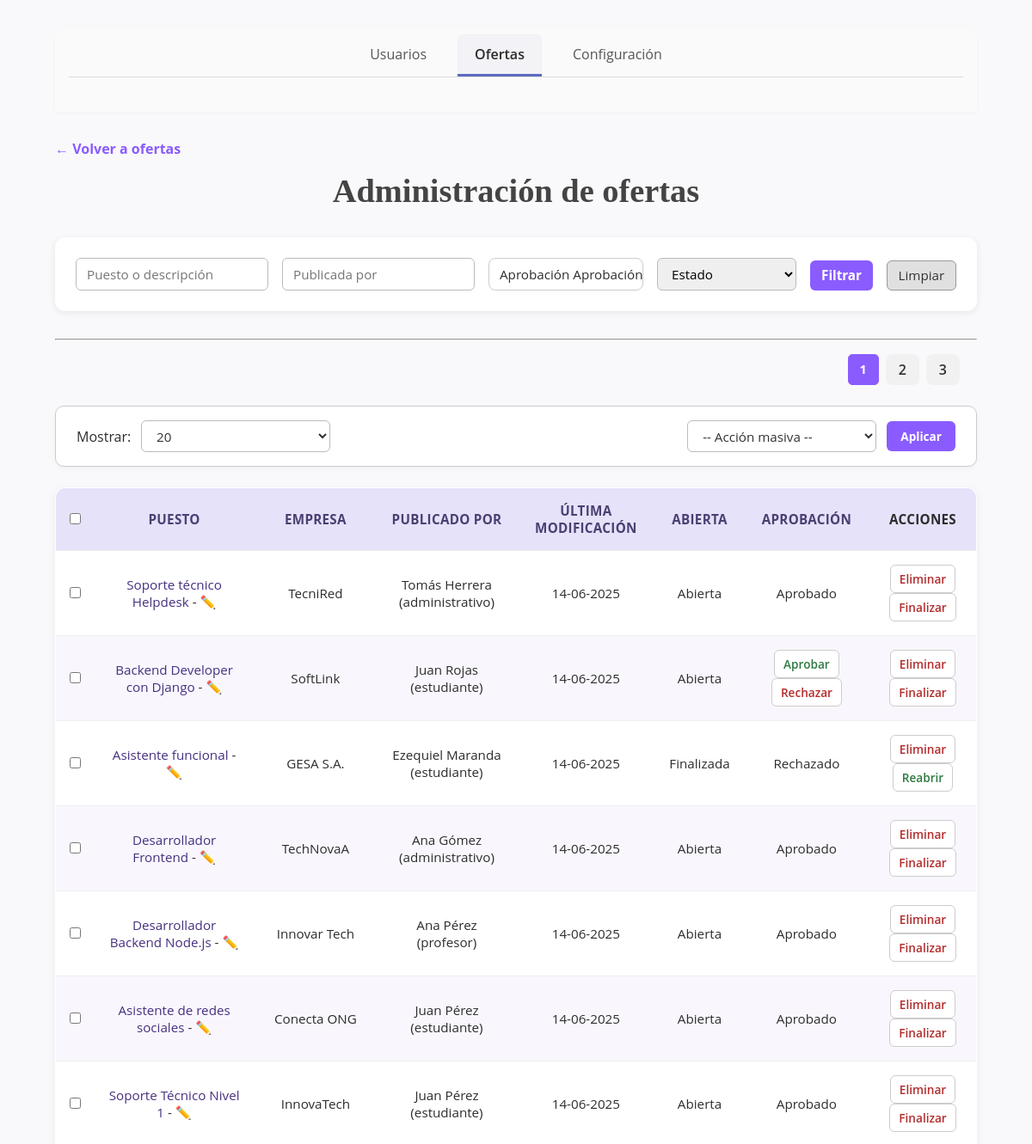
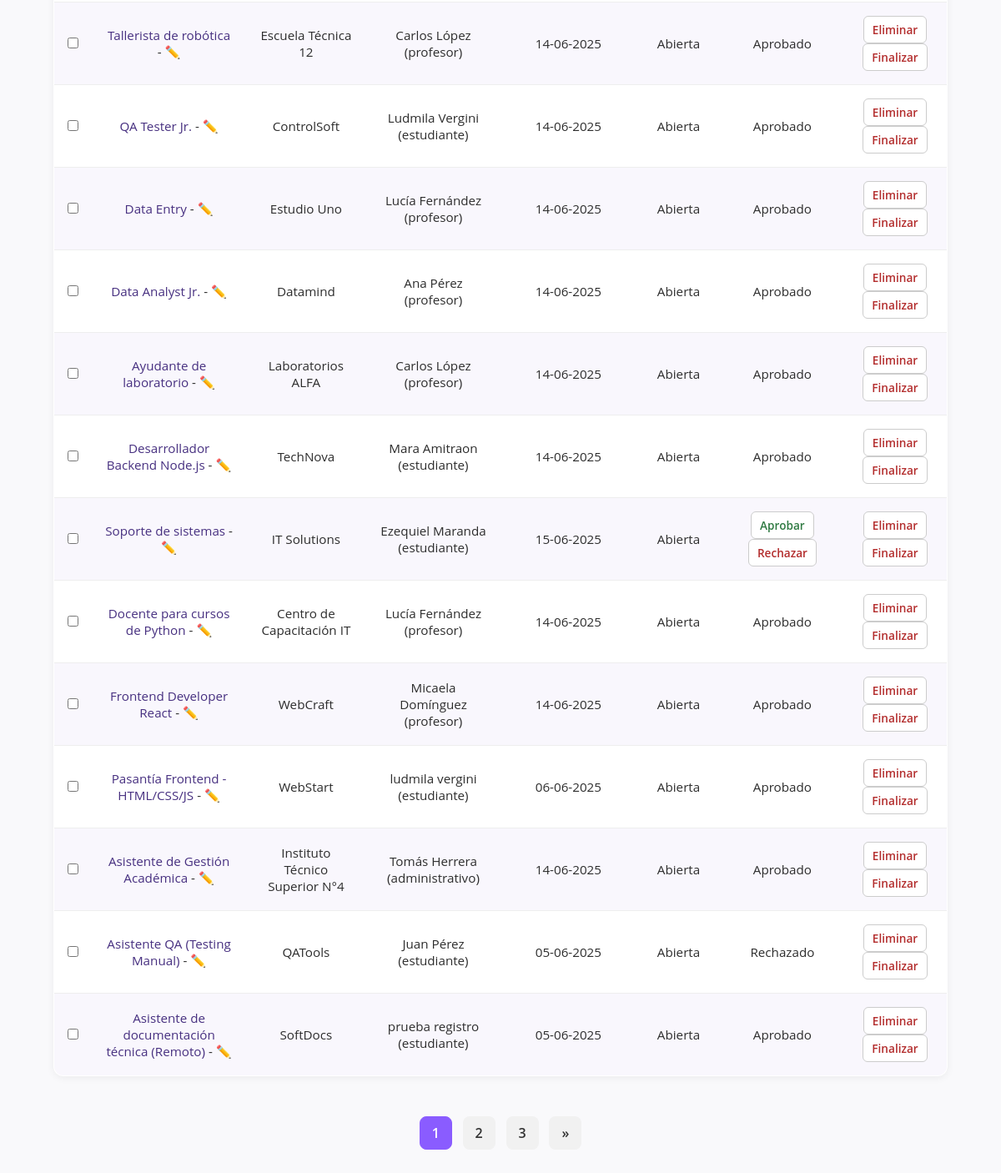
Screenshot of /index.php?action=admin-panel&seccion=ofertas (signed in) with the database file from the repository (2 pictures, top to bottom).
### tables this page shows
CREATE TABLE `ofertas` (
  `id_oferta` int(11) NOT NULL,
  `puesto` varchar(150) NOT NULL,
  `descripcion` text NOT NULL,
  `empresa` varchar(100) DEFAULT NULL,
  `ubicacion` varchar(150) DEFAULT NULL,
  `modalidad` enum('presencial','remoto','híbrido') DEFAULT 'presencial',
  `jornada` enum('completa','parcial') DEFAULT NULL,
  `horario` varchar(100) DEFAULT NULL,
  `experiencia_requerida` tinyint(3) UNSIGNED DEFAULT NULL,
  `enlace` varchar(255) DEFAULT NULL,
  `email_contacto` varchar(150) DEFAULT NULL,
  `telefono_contacto` varchar(50) DEFAULT NULL,
  `fecha_fin` date DEFAULT NULL,
  `activa` tinyint(1) DEFAULT 1,
  `estado_aprobacion` enum('pendiente','aprobado','rechazado') DEFAULT 'aprobado',
  `fecha_creacion` timestamp NOT NULL DEFAULT current_timestamp(),
  `fecha_modificacion` timestamp NULL DEFAULT NULL ON UPDATE current_timestamp(),
  `fecha_eliminacion` timestamp NULL DEFAULT NULL,
  `publicada_por` int(11) DEFAULT NULL
);

CREATE TABLE `usuarios` (
  `id_usuario` int(11) NOT NULL,
  `nombre` varchar(100) NOT NULL,
  `apellido` varchar(100) NOT NULL,
  `email` varchar(150) NOT NULL,
  `password` varchar(255) NOT NULL,
  `rol` enum('estudiante','profesor','administrativo') NOT NULL DEFAULT 'estudiante',
  `activo` tinyint(1) DEFAULT 1,
  `estado_aprobacion` enum('pendiente','aprobado','rechazado') DEFAULT 'aprobado',
  `reset_token` varchar(64) DEFAULT NULL,
  `reset_expira` bigint(20) DEFAULT NULL
);

### vistas/admin_ofertas.php (the view, shortened to what the rows shown need)
<?php
require_once 'helpers/DateHelper.php';
?>
<!DOCTYPE html>
<html lang="es">
<head>
    <link rel="stylesheet" href="assets/css/paginacion.css?v=<?= time(); ?>">
    <link rel="stylesheet" href="assets/css/admin.css?v=<?= time(); ?>">
    <link rel="stylesheet" href="assets/css/mensajes.css?v=<?= time(); ?>">
</head>
<body>
    <main class="admin-container">
        <section class="admin-box">
            <h2>Administración de ofertas</h2>
        </section>
                <?= PaginadorHelper::renderizarPaginacion($pagina_actual, $total_paginas, 'superior') ?>
        <?php if (empty($ofertas)): ?>
            <p>No se encontraron ofertas.</p>
        <?php else: ?>
            <section class="tabla-admin">
                <form method="POST" action="index.php?action=accion-masiva-ofertas" data-context="admin-ofertas">
                    <table>
                        <thead>
                            <tr>
                                <th><input type="checkbox" id="seleccionar-todos"></th>
                                <th>
                                    <a href="<?= $orden['links']['puesto'] ?>">
                                        Puesto<?= $orden['flechas']['puesto'] ?>
                                    </a>
                                </th>
                                <th class="col-oculta-mediana">
                                    <a href="<?= $orden['links']['empresa'] ?>">
                                        Empresa<?= $orden['flechas']['empresa'] ?>
                                    </a>
                                </th>
                                <th class="col-oculta-mediana">
                                    <a href="<?= $orden['links']['publicada_por'] ?>">
                                        Publicado por<?= $orden['flechas']['publicada_por'] ?>
                                    </a>
                                </th>
                                <th class="col-oculta-mediana">
                                    <a href="<?= $orden['links']['ultima_modificacion'] ?>">
                                        Última modificación<?= $orden['flechas']['ultima_modificacion'] ?>
                                    </a>
                                </th>
                                <th>
                                    <a href="<?= $orden['links']['activa'] ?>">
                                        Abierta<?= $orden['flechas']['activa'] ?>
                                    </a>
                                </th>
                                <th class="col-oculta-tableta">
                                    <a href="<?= $orden['links']['estado_aprobacion'] ?>">
                                        Aprobación<?= $orden['flechas']['estado_aprobacion'] ?>
                                    </a>
                                </th>
                                <th>Acciones</th>
                            </tr>
                        </thead>
                        <tbody>
                            <?php foreach ($ofertas as $oferta): ?>
                                <tr>
                                    <td><input type="checkbox" name="seleccionados[]" value="<?= $oferta['id_oferta'] ?>"></td>
                                    <td><a href="index.php?action=ver-oferta&id_oferta=<?= htmlspecialchars($oferta['id_oferta'], ENT_QUOTES, 'UTF-8') ?>" target="blank"><?= htmlspecialchars($oferta['puesto'], ENT_QUOTES, 'UTF-8') ?></a>
                                        - <a href="index.php?action=editar-oferta&id_oferta=<?= htmlspecialchars($oferta['id_oferta'], ENT_QUOTES, 'UTF-8') ?>"
                                            target="_blank"
                                            class="icono-editar"
                                            title="Editar oferta">
                                            ✏️
                                        </a>
                                    </td>
                                    <td class="col-oculta-mediana"><?= htmlspecialchars($oferta['empresa']) ?></td>
                                    <td class="col-oculta-mediana"><?= htmlspecialchars($oferta['nombre'] . ' ' . $oferta['apellido']) ?> (<?= $oferta['rol'] ?>)</td>
                                    <td class="col-oculta-mediana">
                                        <?= formatearFechaUltimaModificacion(
                                            $oferta['fecha_modificacion'],
                                            $oferta['fecha_creacion']
                                        )
                                        ?>
                                    </td>
                                    <td data-label="Activo"><?= $oferta['activa'] ? 'Abierta' : 'Finalizada' ?></td>
                                    <td class="col-oculta-tableta">
                                        <?php if (($oferta['estado_aprobacion'] ?? '') === 'pendiente'): ?>
                                            <button type="button" class="btn-aprobar" onclick="actualizarEstadoAprobacionOferta(<?= $oferta['id_oferta'] ?>, 'aprobado')">Aprobar</button>
                                            <button type="button" class="btn-rechazar" onclick="actualizarEstadoAprobacionOferta(<?= $oferta['id_oferta'] ?>, 'rechazado')">Rechazar</button>
                                        <?php else: ?>
                                            <?= ucfirst($oferta['estado_aprobacion'] ?? '-') ?>
                                        <?php endif; ?>
                                    </td>
                                    <td>
                                        <button type="button" class="btn-rechazar" onclick="eliminarOferta(<?= $oferta['id_oferta'] ?>)">Eliminar</button>
                                        <?php if ($oferta['activa']): ?>
                                            <button type="button" class="btn-rechazar" onclick="finalizarOferta(<?= $oferta['id_oferta'] ?>)">Finalizar</button>
                                        <?php else: ?>
                                            <button type="button" class="btn-aprobar" onclick="reactivarOferta(<?= $oferta['id_oferta'] ?>, '<?= $oferta['fecha_fin'] ?>')">Reabrir</button>
                                        <?php endif; ?>
                                    </td>
                                </tr>
                            <?php endforeach; ?>
                        </tbody>
                    </table>
                </form>
                <nav class="paginacion-inferior-wrapper">
                    <?= PaginadorHelper::renderizarPaginacion($pagina_actual, $total_paginas, 'inferior') ?>
                </nav>
            </section>
        <?php endif; ?>
    </main>
</body>
</html>

### helpers/PaginadorHelper.php (shortened to what the rows shown need)
<?php
class PaginadorHelper
{
    public static function calcularOffset(int $pagina_actual, int $por_pagina): int
    {
        return ($pagina_actual > 1) ? ($pagina_actual - 1) * $por_pagina : 0;
    }
    public static function totalPaginas(int $total_items, int $por_pagina): int
    {
        return (int) ceil($total_items / $por_pagina);
    }
    public static function configurarPaginacion($params, $limiteDefault = 20, $limiteMin = 5, $limiteMax = 100)
    {
        $paginaActual = max(1, (int)($params['pagina'] ?? 1));
        $limite = min(max($limiteMin, (int)($params['limite'] ?? $limiteDefault)), $limiteMax);
        return [
            'pagina_actual' => $paginaActual,
            'limite' => $limite,
            'offset' => self::calcularOffset($paginaActual, $limite)
        ];
    }
    public static function configurarOrdenamiento($params, $columnasPermitidas, $ordenDefault = 'ASC')
    {
        $columna = $params['sort'] ?? '';
        $orden = strtoupper($params['order'] ?? $ordenDefault);
        $resultado = [];
        $resultado['order'] = ($orden === 'DESC') ? 'DESC' : 'ASC';
        return $resultado;
    }
    public static function construirURL(array $params_extra = []): string
    {
        $params = array_merge($_GET, $params_extra);
        return 'index.php?' . http_build_query($params);
    }
    public static function renderizarPaginacion(?int $paginaActual, int $totalPaginas, string $modo = 'inferior'): string
    {
        $esCompacta = $modo === 'superior';
        $claseContenedor = $esCompacta ? 'paginacion paginacion-compacta' : 'paginacion';
        $maxVisible = PAGINADOR_MAX_VISIBLE_PAGINAS;
        $html = "<nav class=\"$claseContenedor\"><ul>";
        if ($paginaActual == 1) {
            $html .= $esCompacta ? '<li><strong>1</strong></li>' : '<li class="actual"><a href="#">1</a></li>';
        } else {
            $html .= '<li><a href="' . self::construirURL(['pagina' => 1]) . '">1</a></li>';
        }
        $half = floor(($maxVisible - 2) / 2);
        $desde = max(2, $paginaActual - $half);
        $hasta = min($totalPaginas - 1, $paginaActual + $half);
        if ($paginaActual <= $half + 2) {
            $desde = 2;
            $hasta = min($totalPaginas - 1, $maxVisible - 1);
        } elseif ($paginaActual >= $totalPaginas - $half - 1) {
            $desde = max(2, $totalPaginas - ($maxVisible - 2));
            $hasta = $totalPaginas - 1;
        }
        for ($i = $desde; $i <= $hasta; $i++) {
            if ($i == $paginaActual) {
                $html .= $esCompacta
                    ? "<li><strong>$i</strong></li>"
                    : "<li class=\"actual\"><a href=\"#\">$i</a></li>";
            } else {
                $html .= '<li><a href="' . self::construirURL(['pagina' => $i]) . "\">$i</a></li>";
            }
        }
        if ($totalPaginas > 1) {
            if ($paginaActual == $totalPaginas) {
                $html .= $esCompacta
                    ? "<li><strong>$totalPaginas</strong></li>"
                    : "<li class=\"actual\"><a href=\"#\">$totalPaginas</a></li>";
            } else {
                $html .= '<li><a href="' . self::construirURL(['pagina' => $totalPaginas]) . "\">$totalPaginas</a></li>";
            }
        }
        if (!$esCompacta && $paginaActual < $totalPaginas) {
            $html .= '<li><a href="' . self::construirURL(['pagina' => $totalPaginas]) . '">&raquo;</a></li>';
        }
        $html .= '</ul></nav>';
        return $html;
    }
}

### rows the page displays
ofertas: puesto "Soporte técnico Helpdesk", empresa "TecniRed", publicada_por.apellido "Tomás Herrera", publicada_por.rol "administrativo", fecha_modificacion+fecha_creacion "14-06-2025", activa "Abierta", estado_aprobacion "Aprobado"
ofertas: puesto "Backend Developer con Django", empresa "SoftLink", publicada_por.apellido "Juan Rojas", publicada_por.rol "estudiante", fecha_modificacion+fecha_creacion "14-06-2025", activa "Abierta"
ofertas: puesto "Asistente funcional", empresa "GESA S.A.", publicada_por.apellido "Ezequiel Maranda", publicada_por.rol "estudiante", fecha_modificacion+fecha_creacion "14-06-2025", activa "Finalizada", estado_aprobacion "Rechazado"
ofertas: puesto "Desarrollador Frontend", empresa "TechNovaA", publicada_por.apellido "Ana Gómez", publicada_por.rol "administrativo", fecha_modificacion+fecha_creacion "14-06-2025", activa "Abierta", estado_aprobacion "Aprobado"
ofertas: puesto "Desarrollador Backend Node.js", empresa "Innovar Tech", publicada_por.apellido "Ana Pérez", publicada_por.rol "profesor", fecha_modificacion+fecha_creacion "14-06-2025", activa "Abierta", estado_aprobacion "Aprobado"
ofertas: puesto "Asistente de redes sociales", empresa "Conecta ONG", publicada_por.apellido "Juan Pérez", publicada_por.rol "estudiante", fecha_modificacion+fecha_creacion "14-06-2025", activa "Abierta", estado_aprobacion "Aprobado"
ofertas: puesto "Soporte Técnico Nivel 1", empresa "InnovaTech", publicada_por.apellido "Juan Pérez", publicada_por.rol "estudiante", fecha_modificacion+fecha_creacion "14-06-2025", activa "Abierta", estado_aprobacion "Aprobado"
ofertas: puesto "Tallerista de robótica", empresa "Escuela Técnica 12", publicada_por.apellido "Carlos López", publicada_por.rol "profesor", fecha_modificacion+fecha_creacion "14-06-2025", activa "Abierta", estado_aprobacion "Aprobado"
ofertas: puesto "QA Tester Jr.", empresa "ControlSoft", publicada_por.apellido "Ludmila Vergini", publicada_por.rol "estudiante", fecha_modificacion+fecha_creacion "14-06-2025", activa "Abierta", estado_aprobacion "Aprobado"
ofertas: puesto "Data Entry", empresa "Estudio Uno", publicada_por.apellido "Lucía Fernández", publicada_por.rol "profesor", fecha_modificacion+fecha_creacion "14-06-2025", activa "Abierta", estado_aprobacion "Aprobado"
ofertas: puesto "Data Analyst Jr.", empresa "Datamind", publicada_por.apellido "Ana Pérez", publicada_por.rol "profesor", fecha_modificacion+fecha_creacion "14-06-2025", activa "Abierta", estado_aprobacion "Aprobado"
ofertas: puesto "Ayudante de laboratorio", empresa "Laboratorios ALFA", publicada_por.apellido "Carlos López", publicada_por.rol "profesor", fecha_modificacion+fecha_creacion "14-06-2025", activa "Abierta", estado_aprobacion "Aprobado"
ofertas: puesto "Desarrollador Backend Node.js", empresa "TechNova", publicada_por.apellido "Mara Amitraon", publicada_por.rol "estudiante", fecha_modificacion+fecha_creacion "14-06-2025", activa "Abierta", estado_aprobacion "Aprobado"
ofertas: puesto "Soporte de sistemas", empresa "IT Solutions", publicada_por.apellido "Ezequiel Maranda", publicada_por.rol "estudiante", fecha_modificacion+fecha_creacion "15-06-2025", activa "Abierta"
ofertas: puesto "Docente para cursos de Python", empresa "Centro de Capacitación IT", publicada_por.apellido "Lucía Fernández", publicada_por.rol "profesor", fecha_modificacion+fecha_creacion "14-06-2025", activa "Abierta", estado_aprobacion "Aprobado"
ofertas: puesto "Frontend Developer React", empresa "WebCraft", publicada_por.apellido "Micaela Domínguez", publicada_por.rol "profesor", fecha_modificacion+fecha_creacion "14-06-2025", activa "Abierta", estado_aprobacion "Aprobado"
ofertas: puesto "Pasantía Frontend - HTML/CSS/JS", empresa "WebStart", publicada_por.apellido "ludmila vergini", publicada_por.rol "estudiante", fecha_modificacion+fecha_creacion "06-06-2025", activa "Abierta", estado_aprobacion "Aprobado"
ofertas: puesto "Asistente de Gestión Académica", empresa "Instituto Técnico Superior N°4", publicada_por.apellido "Tomás Herrera", publicada_por.rol "administrativo", fecha_modificacion+fecha_creacion "14-06-2025", activa "Abierta", estado_aprobacion "Aprobado"
ofertas: puesto "Asistente QA (Testing Manual)", empresa "QATools", publicada_por.apellido "Juan Pérez", publicada_por.rol "estudiante", fecha_modificacion+fecha_creacion "05-06-2025", activa "Abierta", estado_aprobacion "Rechazado"
ofertas: puesto "Asistente de documentación técnica (Remoto)", empresa "SoftDocs", publicada_por.apellido "prueba registro", publicada_por.rol "estudiante", fecha_modificacion+fecha_creacion "05-06-2025", shows "Abierta", estado_aprobacion "Aprobado"

### other values shown
$totalPaginas "3 3"
form field limite "20"
